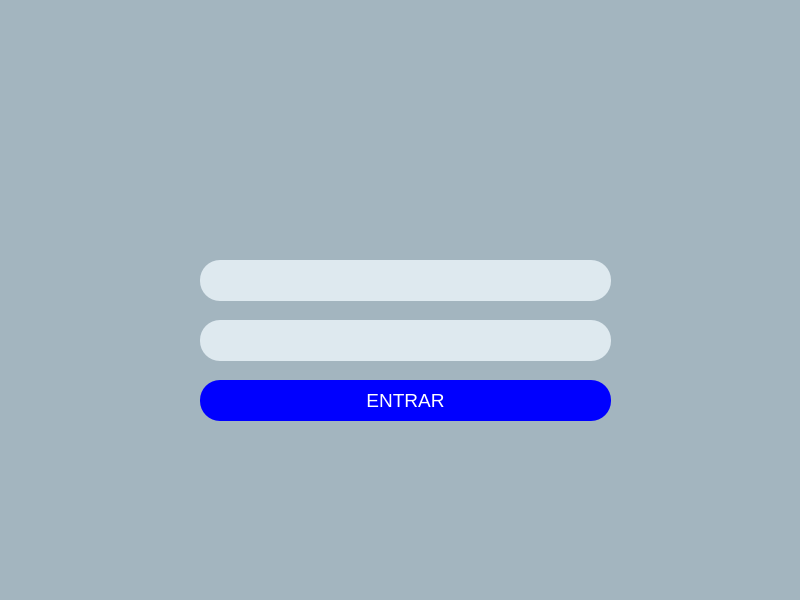
<?xml version="1.0" encoding="UTF-8"?>
<ui version="4.0">
 <class>LoginWindow</class>
 <widget class="QMainWindow" name="LoginWindow">
  <property name="geometry">
   <rect>
    <x>0</x>
    <y>0</y>
    <width>800</width>
    <height>600</height>
   </rect>
  </property>
  <property name="windowTitle">
   <string>ARIEL v1.0.0</string>
  </property>
  <property name="windowIcon">
   <iconset resource="rsc_file.qrc">
    <normaloff>:/Ariel/img/Ariel/Icon.png</normaloff>:/Ariel/img/Ariel/Icon.png</iconset>
  </property>
  <property name="styleSheet">
   <string notr="true">background-color: rgb(163,181,191);
border-top-color: rgb(0, 85, 255);</string>
  </property>
  <property name="iconSize">
   <size>
    <width>30</width>
    <height>30</height>
   </size>
  </property>
  <widget class="QWidget" name="centralwidget">
   <widget class="QLabel" name="label">
    <property name="geometry">
     <rect>
      <x>150</x>
      <y>60</y>
      <width>491</width>
      <height>151</height>
     </rect>
    </property>
    <property name="text">
     <string/>
    </property>
    <property name="pixmap">
     <pixmap resource="rsc_file.qrc">:/Ariel/img/Ariel/Logo.png</pixmap>
    </property>
    <property name="scaledContents">
     <bool>true</bool>
    </property>
   </widget>
   <widget class="QPushButton" name="btn_login">
    <property name="geometry">
     <rect>
      <x>200</x>
      <y>380</y>
      <width>411</width>
      <height>41</height>
     </rect>
    </property>
    <property name="font">
     <font>
      <family>Segoe UI</family>
      <pointsize>14</pointsize>
      <italic>false</italic>
      <bold>false</bold>
     </font>
    </property>
    <property name="styleSheet">
     <string notr="true">background-color: rgb(0, 0, 255);
border-radius:20px;
font: 700 9pt &quot;Segoe UI&quot;;
color: rgb(255, 255, 255);
font: 14pt &quot;Segoe UI&quot;;
</string>
    </property>
    <property name="text">
     <string>ENTRAR</string>
    </property>
   </widget>
   <widget class="QLineEdit" name="txt_userName">
    <property name="geometry">
     <rect>
      <x>200</x>
      <y>260</y>
      <width>411</width>
      <height>41</height>
     </rect>
    </property>
    <property name="styleSheet">
     <string notr="true">color: rgb(0, 0, 255);
border-radius:20px;
background-color: rgb(222,233,239);
font: 12pt &quot;Segoe UI&quot;;
text-align: center;</string>
    </property>
   </widget>
   <widget class="QLineEdit" name="txt_password">
    <property name="geometry">
     <rect>
      <x>200</x>
      <y>320</y>
      <width>411</width>
      <height>41</height>
     </rect>
    </property>
    <property name="styleSheet">
     <string notr="true">color: rgb(0, 0, 255);
border-radius:20px;
background-color: rgb(222,233,239);
font: 12pt &quot;Segoe UI&quot;;
text-align: center;</string>
    </property>
    <property name="echoMode">
     <enum>QLineEdit::Password</enum>
    </property>
   </widget>
  </widget>
  <widget class="QMenuBar" name="menubar">
   <property name="geometry">
    <rect>
     <x>0</x>
     <y>0</y>
     <width>800</width>
     <height>21</height>
    </rect>
   </property>
  </widget>
  <widget class="QStatusBar" name="statusbar"/>
 </widget>
 <resources>
  <include location="rsc_file.qrc"/>
 </resources>
 <connections/>
</ui>
